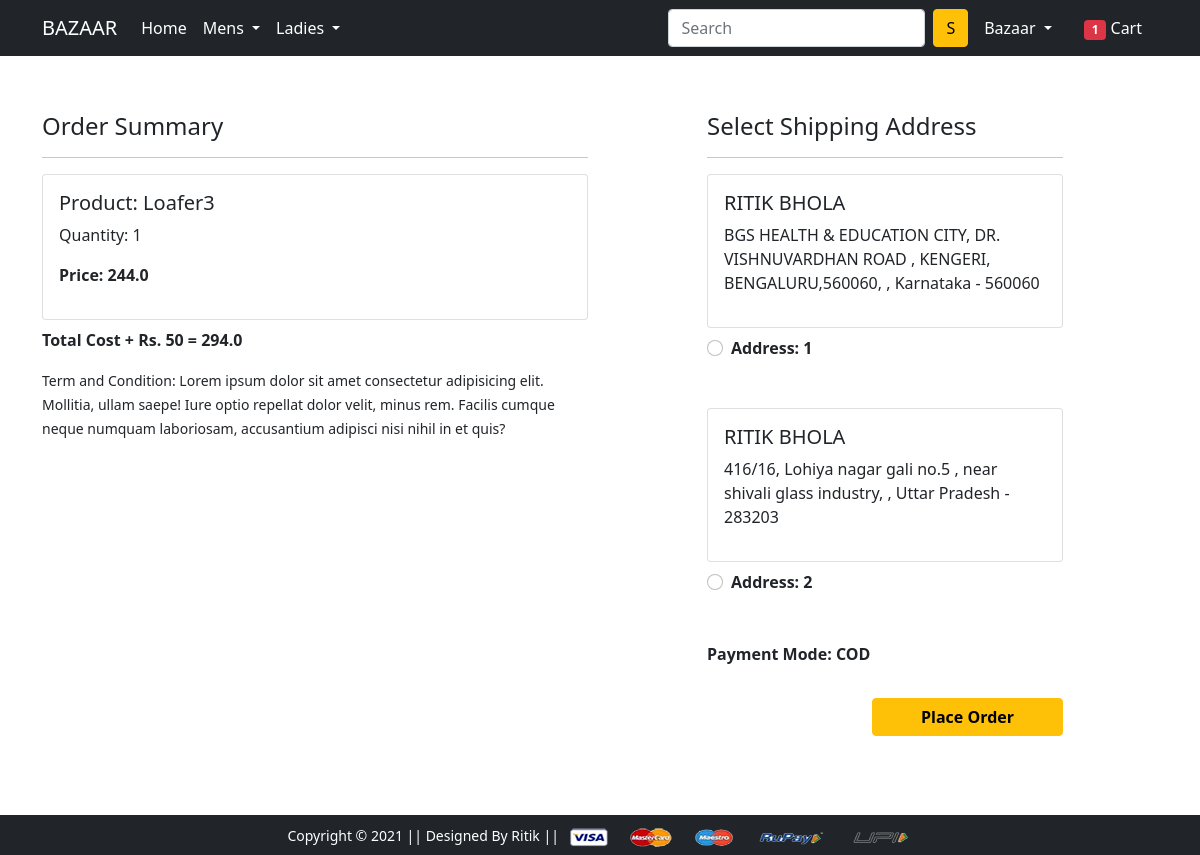
Screenshot of /checkout/ (signed in) with the database file from the repository.
### app/models.py (models this page shows, shortened)
class Cart(models.Model):
    user = models.ForeignKey(User, on_delete=models.CASCADE)
    product = models.ForeignKey(Product, on_delete=models.CASCADE)
    size = models.CharField(max_length=2, default="")
    quantity = models.PositiveIntegerField(default=1)
    @property
    def total_cost(self):
        return self.quantity * self.product.discounted_price

class Product(models.Model):
    title = models.CharField(max_length=100)
    selling_price = models.FloatField()
    discounted_price = models.FloatField()
    description = models.TextField(default='')
    brand = models.CharField(max_length=100)
    category = models.CharField(choices=CATEGORY_CHOICES, max_length=3)
    product_image = models.ImageField(upload_to='productimg')

class Customer(models.Model):
    user = models.ForeignKey(User, on_delete=models.CASCADE)
    name = models.CharField(max_length=200)
    locality = models.CharField(max_length=200)
    city = models.CharField(max_length=50)
    zipcode = models.IntegerField()
    phone = models.IntegerField(max_length=12)
    state = models.CharField(choices=STATE_CHOICES, max_length=50)

### app/views.py (the view)
# urls.py: path('checkout/', views.checkout, name='checkout'),
@login_required
def checkout(request):
    totalitem = 0
    if request.user.is_authenticated:
     totalitem = len(Cart.objects.filter(user=request.user))
    user = request.user
    add = Customer.objects.filter(user=user)
    cart_items = Cart.objects.filter(user=user)
    amount = 0.0
    shipping_amount = 50.0
    totalamount = 0.0
    cart_product = [p for p in Cart.objects.all() if p.user == request.user]
    if cart_product:
        for p in cart_product:
            tempamount = (p.quantity * p.product.discounted_price)
            amount += tempamount
        totalamount = amount + shipping_amount
    return render(request, 'app/checkout.html', {'add':add, 'totalamount':totalamount, 'cart_items':cart_items, 'totalitem':totalitem})

### app/templates/app/checkout.html (shortened to what this page needs)
{% extends 'app/base.html' %}
{% load static %}
{% block main-content %}
<div class="container">
<div class="login-row">
 <div class="row mt-5">
  <div class="col-sm-6">
    <h4>Order Summary</h4>
    <hr>
    {% for item in cart_items %}
      <div class="card mb-2">
        <div class="card-body">
          <h5>Product: {{item.product.title}}</h5>
          <p>Quantity: {{item.quantity}}</p>
          <p class="fw-bold">Price: {{item.total_cost}}</p>
        </div>
      </div>
      {% endfor %}
      <p class="fw-bold">Total Cost + Rs. 50 = {{totalamount}}</p>
    <small>Term and Condition: Lorem ipsum dolor sit amet consectetur adipisicing elit. Mollitia, ullam saepe! Iure optio repellat dolor velit, minus rem. Facilis cumque neque numquam laboriosam, accusantium adipisci nisi nihil in et quis?</small>
  </div>
  <div class="col-sm-4 offset-sm-1">
    <h4>Select Shipping Address</h4>
    <hr>
    <form action="/paymentdone">
    {% for ad in add %}
      <div class="card">
        <div class="card-body">
        <h5>{{ad.name}}</h5>
        <p>{{ad.locality}}, {{add.city}}, {{ad.state}} - {{ad.zipcode}}</p>
        </div>
      </div>
        <div class="form-check mt-2 mb-5">
          <input class="form-check-input" type="radio" name="custid" id="custadd{{forloop.counter}}" value="{{ad.id}}">
          <label class="form-check-label fw-bold" for="">
            Address: {{forloop.counter}} </label>
        </div>
        {% endfor %}
       <p><strong>Payment Mode: COD</strong></p>
        <div class="text-end">
          <button type="submit" class="btn btn-warning mt-3 px-5 fw-bold">Place Order</button>
        </div>
      </form>
    </div>
  </div>
</div>
</div>
{% endblock main-content %}

### app/templates/app/base.html (shortened to what this page needs)
{% load static %}
<!doctype html>
<html lang="en">
<head>
  <link href="https://cdn.jsdelivr.net/npm/bootstrap@5.0.0-beta1/dist/css/bootstrap.min.css" rel="stylesheet"
>
  <link rel="stylesheet" href="{% static 'app/css/owl.carousel.min.css' %}">
  <link rel="stylesheet" href="{% static 'app/css/all.min.css' %}">
  <link rel="stylesheet" href="{% static 'app/css/style.css' %}">
</head>
<body>
  <div class="fixed-top">
    <nav class="navbar navbar-expand-lg navbar-dark bg-dark">
      <div class="container">
        <a class="navbar-brand" href="/">BAZAAR</a>
        <div class="collapse navbar-collapse" id="navbarSupportedContent">
          <ul class="navbar-nav me-auto mb-2 mb-lg-0">
            <li class="nav-item">
              <a class="nav-link active" aria-current="page" href="/">Home</a>
            </li>
            <li class="nav-item dropdown">
              <a class="nav-link dropdown-toggle text-white" href="#" id="electronicsDropdown" role="button"
                data-bs-toggle="dropdown" aria-expanded="false">
                Mens
              </a>
            </li>
            <li class="nav-item dropdown">
              <a class="nav-link dropdown-toggle text-white" href="#" id="fashionDropdown" role="button"
                data-bs-toggle="dropdown" aria-expanded="false">
                Ladies
              </a>
            </li>
          </ul>
          <form class="d-flex">
            <input class="form-control me-2" type="search" placeholder="Search" aria-label="Search">
            <button class="btn btn-warning" type="submit">S</button>
          </form>
          <div>
            <ul class="navbar-nav me-auto mb-2 mb-lg-0">
            {% if request.user.is_authenticated %}
              <li class="nav-item dropdown mx-2">
                <a class="nav-link dropdown-toggle text-white" href="#" id="profileDropdown" role="button"
                  data-bs-toggle="dropdown" aria-expanded="false">
                  {{request.user.username|capfirst}}
                </a>
              </li>
              <li class="nav-item mx-2">
                <a href="{% url 'showcart' %}" class="nav-link text-white"><span class="badge bg-danger">{{totalitem}}</span>
                  Cart </a>
              </li>
              {% endif %}
            </ul>
          </div>
        </div>
      </div>
    </nav>
  </div>
  <div class="body1">
    {% block main-content %} {% endblock main-content %}
  </div>
  <footer class="container-fluid bg-dark text-center p-2 mt-5">
    <small class="text-white">Copyright &copy; 2021 || Designed By Ritik || </small>
    <img src="{% static 'app/images/payment.png' %}" alt="" srcset="" class="img-fluid" height="2px">
  </footer>
</body>
</html>

### app/static/app/css/style.css (style rules this page uses)
.body1 { min-height: calc(100vh - 105px - 40px); margin-top: 56px; }
.row { margin-top: 5rem; }
.login-row { margin-top: 7rem; }
footer { margin-bottom: 0px; }

### rows the page displays
Cart: product "Loafer3", quantity "1", total_cost "244.0"
Customer: name "RITIK BHOLA", locality "BGS HEALTH & EDUCATION CITY, DR. VISHNUVARDHAN ROAD , KENGERI, BENGALURU,560060", state "Karnataka", zipcode "560060"
Customer: name "RITIK BHOLA", locality "416/16, Lohiya nagar gali no.5 , near shivali glass industry", state "Uttar Pradesh", zipcode "283203"

### other values shown
{{ request.user.username|capfirst }} "Bazaar"
{{ totalitem }} "1"
{{ totalamount }} "294.0"
